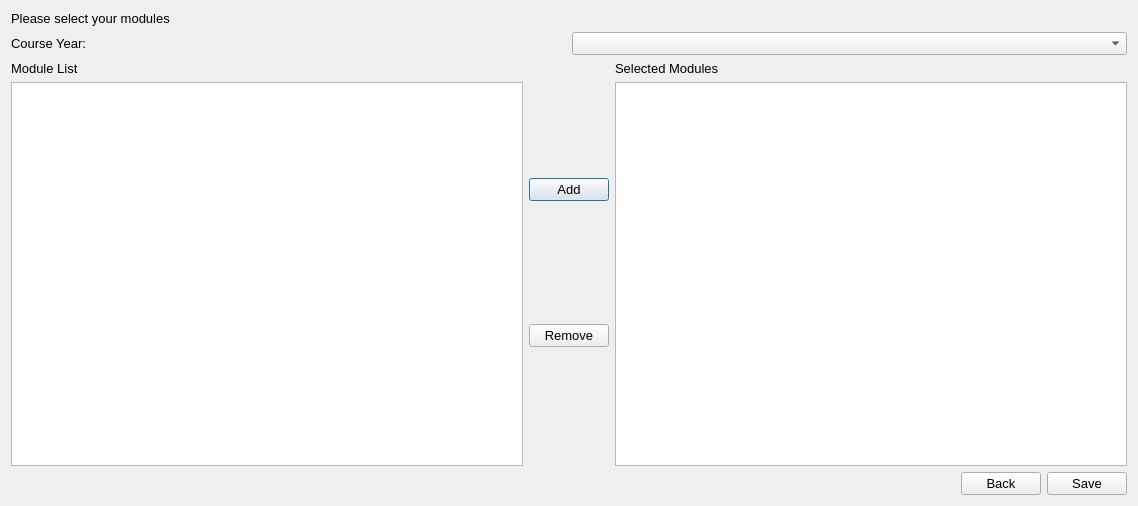
<?xml version="1.0" encoding="UTF-8"?>
<ui version="4.0">
 <class>Dialog</class>
 <widget class="QDialog" name="Dialog">
  <property name="geometry">
   <rect>
    <x>0</x>
    <y>0</y>
    <width>1108</width>
    <height>483</height>
   </rect>
  </property>
  <property name="font">
   <font>
    <family>Arial</family>
    <pointsize>10</pointsize>
   </font>
  </property>
  <property name="windowTitle">
   <string>Module Selection</string>
  </property>
  <layout class="QVBoxLayout" name="verticalLayout">
   <item>
    <widget class="QLabel" name="label">
     <property name="text">
      <string>Please select your modules</string>
     </property>
    </widget>
   </item>
   <item>
    <layout class="QHBoxLayout" name="horizontalLayout">
     <item>
      <widget class="QLabel" name="lblCourseYear">
       <property name="text">
        <string>Course Year:</string>
       </property>
      </widget>
     </item>
     <item>
      <widget class="QComboBox" name="comboBoxCourseYear"/>
     </item>
    </layout>
   </item>
   <item>
    <layout class="QHBoxLayout" name="horizontalLayout_3">
     <item>
      <layout class="QVBoxLayout" name="verticalLayout_6">
       <item>
        <widget class="QLabel" name="label_2">
         <property name="text">
          <string>Module List</string>
         </property>
        </widget>
       </item>
       <item>
        <widget class="QListWidget" name="qListModuleList">
         <property name="minimumSize">
          <size>
           <width>512</width>
           <height>384</height>
          </size>
         </property>
        </widget>
       </item>
      </layout>
     </item>
     <item>
      <layout class="QVBoxLayout" name="verticalLayout_5">
       <item>
        <widget class="QPushButton" name="btnAdd">
         <property name="text">
          <string>Add</string>
         </property>
        </widget>
       </item>
       <item>
        <widget class="QPushButton" name="btnRemove">
         <property name="text">
          <string>Remove</string>
         </property>
        </widget>
       </item>
      </layout>
     </item>
     <item>
      <layout class="QVBoxLayout" name="verticalLayout_7">
       <item>
        <widget class="QLabel" name="label_3">
         <property name="text">
          <string>Selected Modules</string>
         </property>
        </widget>
       </item>
       <item>
        <widget class="QListWidget" name="qListSelectedModules">
         <property name="minimumSize">
          <size>
           <width>512</width>
           <height>384</height>
          </size>
         </property>
        </widget>
       </item>
      </layout>
     </item>
    </layout>
   </item>
   <item>
    <layout class="QHBoxLayout" name="horizontalLayout_2">
     <item>
      <spacer name="horizontalSpacer">
       <property name="orientation">
        <enum>Qt::Horizontal</enum>
       </property>
       <property name="sizeHint" stdset="0">
        <size>
         <width>40</width>
         <height>20</height>
        </size>
       </property>
      </spacer>
     </item>
     <item>
      <widget class="QPushButton" name="btnBack">
       <property name="text">
        <string>Back</string>
       </property>
      </widget>
     </item>
     <item>
      <widget class="QPushButton" name="btnSave">
       <property name="text">
        <string>Save</string>
       </property>
      </widget>
     </item>
    </layout>
   </item>
  </layout>
 </widget>
 <resources/>
 <connections/>
</ui>
